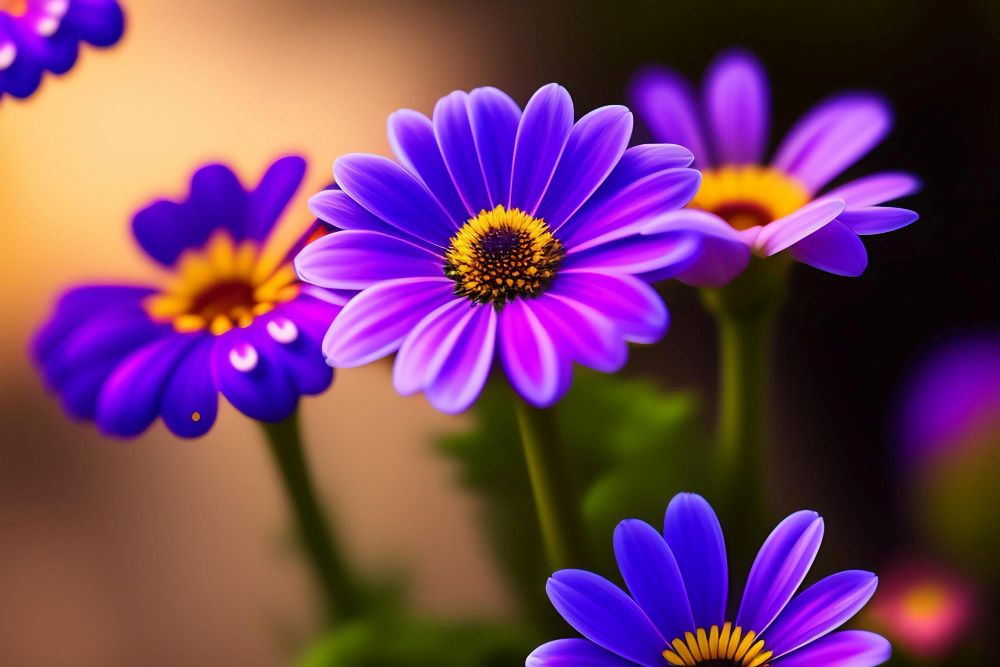
#> input picture Week3_220962105/flower.jpg, 1000 x 667 px
$ python Gradient.py
#> lines starting #> are read from the running program, lines starting #| are printed output that depends on the picture
import cv2
import cv2 as cv
import numpy as np

img = cv2.imread('flower.jpg',0)
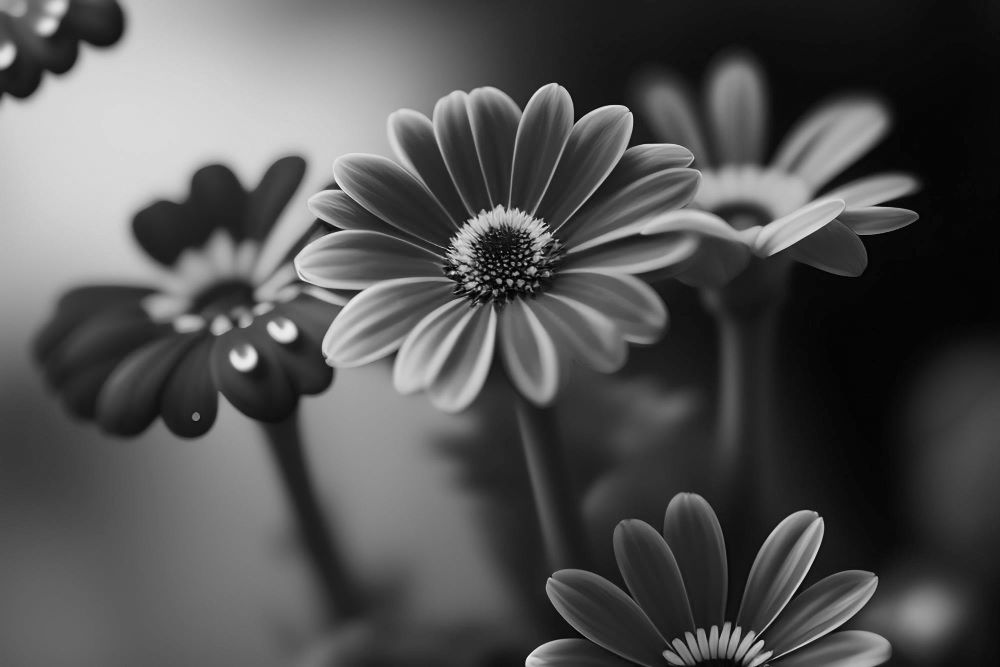
#> img: shape (667, 1000); min 0, max 247, mean 83.1

kernal1 =  np.array([[-1,-2,-1],
                     [0,0,0],
                     [1,2,1]],np.float32)

kernal2 =  np.array([[-1,0,1],
                     [-2,0,2],
                     [-1,0,1]],np.float32)

filt = cv.filter2D(img,ddepth=-1,kernel=kernal1)
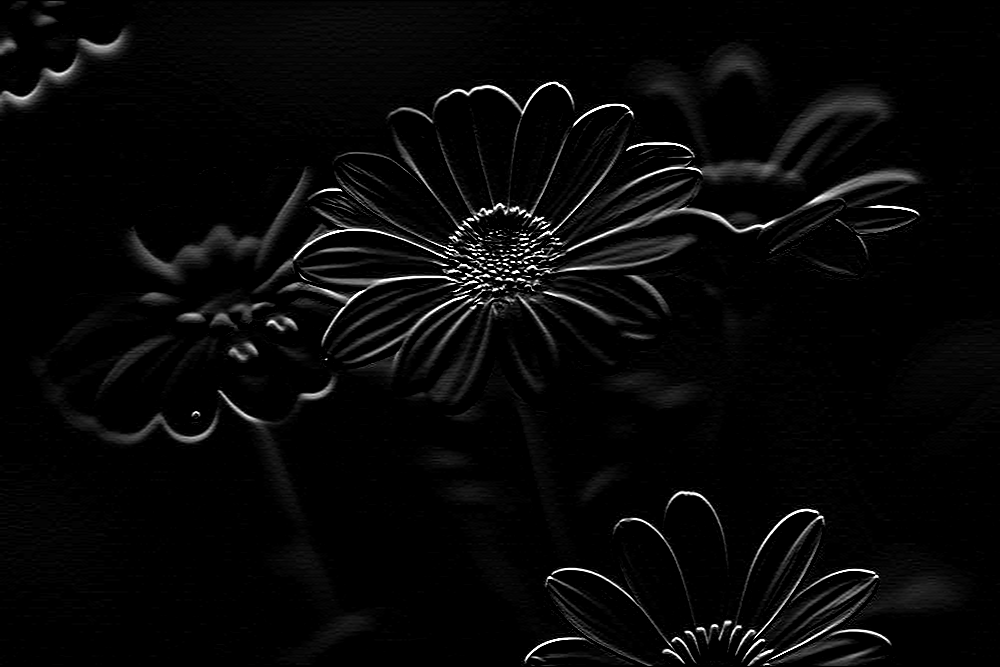
#> filt: shape (667, 1000); min 0, max 255, mean 8
filt2 = cv.filter2D(img,ddepth=-1,kernel=kernal2)
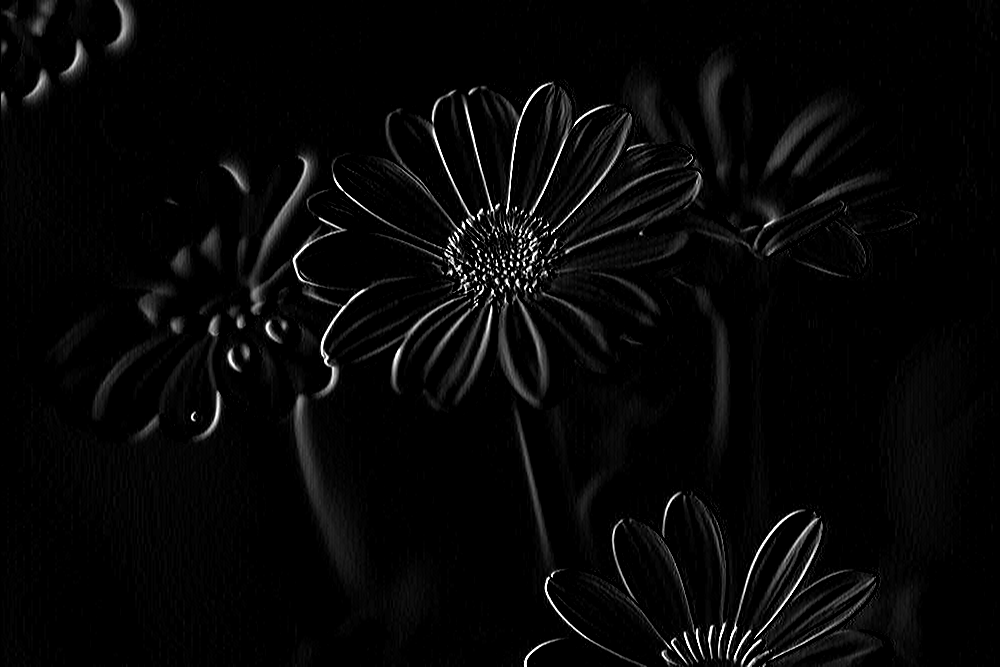
#> filt2: shape (667, 1000); min 0, max 255, mean 7.2

cv.imshow('OI',img)
cv.imshow('EI',filt)
cv.waitKey(0)
cv.destroyAllWindows()
